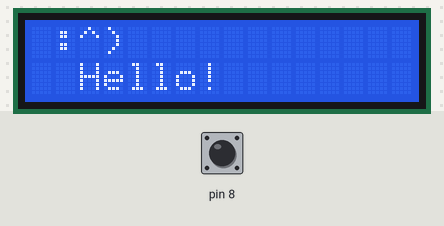
This sketch was run on a simulated Arduino Uno, built with avr-gcc and run on an emulated ATmega328P. Parts: 16×2 character LCD. The inputs (shaded band) are chosen by the test bench; at power-on: pin 8 HIGH.

Above: at 1.2 s.
1.3 s: pin 8 pulled LOW for 0.15 s
At 2.2 s:
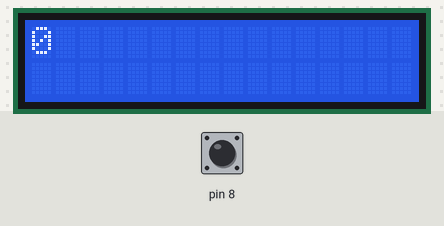
2.9 s: pin 8 pulled LOW for 1 s
At 3.4 s:
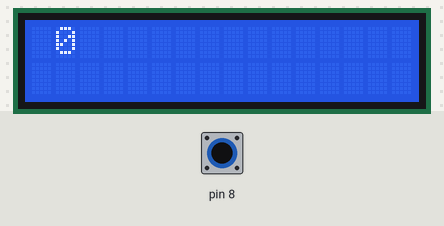
5.4 s: pin 8 pulled LOW for 0.15 s
At 6.5 s:
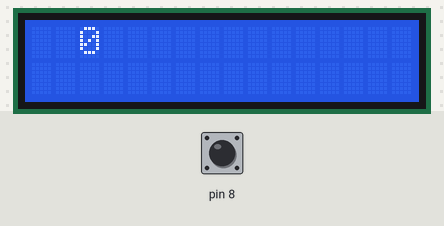
7.0 s: pin 8 pulled LOW for 1 s
At 7.8 s:
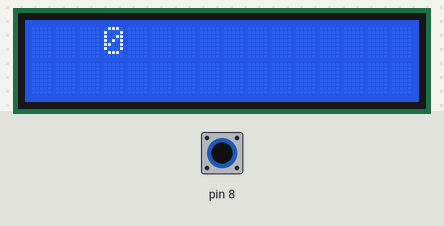
Timing chart, 0 to 10.0 s (numbered marks = the images above; inputs shaded):
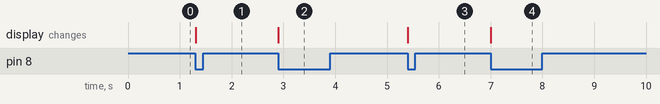

Measured:
- after the input at 1.3 s, the display: changes at once (image 1)
- after the input at 2.9 s, the display: changes at once (image 2)
- after the input at 5.4 s, the display: changes at once (image 3)
- after the input at 7.0 s, the display: changes at once (image 4)

The sketch:

lcdMiniGame_26_09_21.ino
```cpp
#include <LiquidCrystal_PCF8574.h>
#include <Wire.h>
LiquidCrystal_PCF8574 lcd(0x27); // адрес

void setup() {
  lcd.begin(16, 2);// размер дисплея
  lcd.setBacklight(255); //яркость
  lcd.clear();
  lcd.print(" :^)");
  lcd.setCursor(2, 1);// переход на 2ую строчку
  lcd.print("Hello!");
  pinMode(8, INPUT_PULLUP);
}

bool flag = false;
bool flag2 = false;
int nn = 0;
int u = 0;

void loop() {
  bool btnState = !digitalRead(8);
  if (btnState && !flag) {  // обработчик нажатия
    flag = true;
    lcd.clear();
    lcd.setCursor(nn, u);
    lcd.print("0");
    nn++;
    if (nn == 16){
      nn = 0;
      flag2 = !flag2;
    }
    if (flag2){
      u = 1;
    }else{
      u = 0;
    }
  }
  if (!btnState && flag) {  // обработчик отпускания
    flag = false;
  }

}
```
